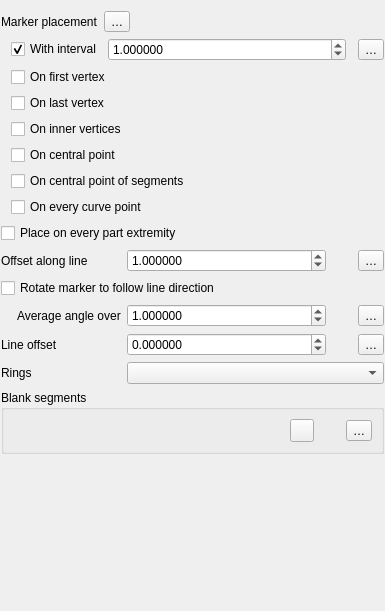
<?xml version="1.0" encoding="UTF-8"?>
<ui version="4.0">
 <class>WidgetMarkerLine</class>
 <widget class="QWidget" name="WidgetMarkerLine">
  <property name="geometry">
   <rect>
    <x>0</x>
    <y>0</y>
    <width>385</width>
    <height>611</height>
   </rect>
  </property>
  <property name="windowTitle">
   <string notr="true">Form</string>
  </property>
  <layout class="QGridLayout" name="gridLayout_2">
   <property name="leftMargin">
    <number>1</number>
   </property>
   <property name="rightMargin">
    <number>1</number>
   </property>
   <property name="bottomMargin">
    <number>1</number>
   </property>
   <item row="0" column="2">
    <spacer name="horizontalSpacer">
     <property name="orientation">
      <enum>Qt::Horizontal</enum>
     </property>
     <property name="sizeHint" stdset="0">
      <size>
       <width>40</width>
       <height>20</height>
      </size>
     </property>
    </spacer>
   </item>
   <item row="4" column="1" colspan="2">
    <spacer name="verticalSpacer">
     <property name="orientation">
      <enum>Qt::Vertical</enum>
     </property>
     <property name="sizeHint" stdset="0">
      <size>
       <width>20</width>
       <height>40</height>
      </size>
     </property>
    </spacer>
   </item>
   <item row="0" column="1">
    <widget class="QgsPropertyOverrideButton" name="mPlacementDDBtn">
     <property name="text">
      <string>…</string>
     </property>
    </widget>
   </item>
   <item row="2" column="0" colspan="3">
    <layout class="QGridLayout" name="gridLayout">
     <property name="topMargin">
      <number>0</number>
     </property>
     <item row="3" column="4">
      <widget class="QgsPropertyOverrideButton" name="mAverageAngleDDBtn">
       <property name="text">
        <string>…</string>
       </property>
      </widget>
     </item>
     <item row="4" column="4">
      <widget class="QgsPropertyOverrideButton" name="mLineOffsetDDBtn">
       <property name="text">
        <string>…</string>
       </property>
      </widget>
     </item>
     <item row="4" column="2">
      <widget class="QgsDoubleSpinBox" name="spinOffset">
       <property name="sizePolicy">
        <sizepolicy hsizetype="Minimum" vsizetype="Fixed">
         <horstretch>1</horstretch>
         <verstretch>0</verstretch>
        </sizepolicy>
       </property>
       <property name="decimals">
        <number>6</number>
       </property>
       <property name="minimum">
        <double>-999999999.000000000000000</double>
       </property>
       <property name="maximum">
        <double>999999999.000000000000000</double>
       </property>
       <property name="singleStep">
        <double>0.200000000000000</double>
       </property>
      </widget>
     </item>
     <item row="3" column="2">
      <widget class="QgsDoubleSpinBox" name="mSpinAverageAngleLength">
       <property name="sizePolicy">
        <sizepolicy hsizetype="Minimum" vsizetype="Fixed">
         <horstretch>1</horstretch>
         <verstretch>0</verstretch>
        </sizepolicy>
       </property>
       <property name="decimals">
        <number>6</number>
       </property>
       <property name="maximum">
        <double>10000000.000000000000000</double>
       </property>
       <property name="singleStep">
        <double>0.200000000000000</double>
       </property>
       <property name="value">
        <double>1.000000000000000</double>
       </property>
      </widget>
     </item>
     <item row="4" column="3">
      <widget class="QgsUnitSelectionWidget" name="mOffsetUnitWidget" native="true">
       <property name="minimumSize">
        <size>
         <width>0</width>
         <height>0</height>
        </size>
       </property>
       <property name="focusPolicy">
        <enum>Qt::TabFocus</enum>
       </property>
      </widget>
     </item>
     <item row="1" column="2">
      <widget class="QgsDoubleSpinBox" name="mSpinOffsetAlongLine">
       <property name="sizePolicy">
        <sizepolicy hsizetype="Minimum" vsizetype="Fixed">
         <horstretch>1</horstretch>
         <verstretch>0</verstretch>
        </sizepolicy>
       </property>
       <property name="decimals">
        <number>6</number>
       </property>
       <property name="minimum">
        <double>-10000000.000000000000000</double>
       </property>
       <property name="maximum">
        <double>10000000.000000000000000</double>
       </property>
       <property name="singleStep">
        <double>0.200000000000000</double>
       </property>
       <property name="value">
        <double>1.000000000000000</double>
       </property>
      </widget>
     </item>
     <item row="3" column="3">
      <widget class="QgsUnitSelectionWidget" name="mAverageAngleUnit" native="true">
       <property name="minimumSize">
        <size>
         <width>20</width>
         <height>0</height>
        </size>
       </property>
       <property name="focusPolicy">
        <enum>Qt::TabFocus</enum>
       </property>
      </widget>
     </item>
     <item row="1" column="4">
      <widget class="QgsPropertyOverrideButton" name="mOffsetAlongLineDDBtn">
       <property name="text">
        <string>…</string>
       </property>
      </widget>
     </item>
     <item row="1" column="3">
      <widget class="QgsUnitSelectionWidget" name="mOffsetAlongLineUnitWidget" native="true">
       <property name="minimumSize">
        <size>
         <width>20</width>
         <height>0</height>
        </size>
       </property>
       <property name="focusPolicy">
        <enum>Qt::TabFocus</enum>
       </property>
      </widget>
     </item>
     <item row="5" column="0" colspan="2">
      <widget class="QLabel" name="mRingsLabel">
       <property name="text">
        <string>Rings</string>
       </property>
      </widget>
     </item>
     <item row="2" column="0" colspan="5">
      <widget class="QCheckBox" name="chkRotateMarker">
       <property name="text">
        <string>Rotate marker to follow line direction</string>
       </property>
      </widget>
     </item>
     <item row="4" column="0" colspan="2">
      <widget class="QLabel" name="label_3">
       <property name="text">
        <string>Line offset</string>
       </property>
      </widget>
     </item>
     <item row="1" column="0" colspan="2">
      <widget class="QLabel" name="label">
       <property name="text">
        <string>Offset along line</string>
       </property>
      </widget>
     </item>
     <item row="3" column="1">
      <widget class="QLabel" name="label_4">
       <property name="text">
        <string>Average angle over</string>
       </property>
      </widget>
     </item>
     <item row="3" column="0">
      <spacer name="horizontalSpacer_3">
       <property name="orientation">
        <enum>Qt::Horizontal</enum>
       </property>
       <property name="sizeType">
        <enum>QSizePolicy::Fixed</enum>
       </property>
       <property name="sizeHint" stdset="0">
        <size>
         <width>10</width>
         <height>20</height>
        </size>
       </property>
      </spacer>
     </item>
     <item row="5" column="2" colspan="3">
      <widget class="QComboBox" name="mRingFilterComboBox"/>
     </item>
     <item row="0" column="0" colspan="5">
      <widget class="QCheckBox" name="mCheckPlaceOnEveryPart">
       <property name="toolTip">
        <string>If checked, the &quot;first vertex&quot; or &quot;last vertex&quot; placements will also render at the first and last vertex for every part of multipart geometries</string>
       </property>
       <property name="text">
        <string>Place on every part extremity</string>
       </property>
      </widget>
     </item>
    </layout>
   </item>
   <item row="0" column="0">
    <widget class="QLabel" name="label_2">
     <property name="text">
      <string>Marker placement</string>
     </property>
    </widget>
   </item>
   <item row="1" column="0" colspan="3">
    <layout class="QGridLayout" name="gridLayout_3">
     <property name="leftMargin">
      <number>0</number>
     </property>
     <property name="topMargin">
      <number>0</number>
     </property>
     <property name="bottomMargin">
      <number>0</number>
     </property>
     <item row="6" column="0">
      <spacer name="horizontalSpacer_2">
       <property name="orientation">
        <enum>Qt::Horizontal</enum>
       </property>
       <property name="sizeType">
        <enum>QSizePolicy::Fixed</enum>
       </property>
       <property name="sizeHint" stdset="0">
        <size>
         <width>10</width>
         <height>20</height>
        </size>
       </property>
      </spacer>
     </item>
     <item row="0" column="2">
      <widget class="QgsPropertyOverrideButton" name="mIntervalDDBtn">
       <property name="text">
        <string>…</string>
       </property>
      </widget>
     </item>
     <item row="0" column="1">
      <layout class="QHBoxLayout" name="horizontalLayout_4">
       <item>
        <widget class="QCheckBox" name="mCheckInterval">
         <property name="text">
          <string>With interval</string>
         </property>
         <property name="checked">
          <bool>true</bool>
         </property>
        </widget>
       </item>
       <item>
        <widget class="QgsDoubleSpinBox" name="spinInterval">
         <property name="sizePolicy">
          <sizepolicy hsizetype="Minimum" vsizetype="Fixed">
           <horstretch>1</horstretch>
           <verstretch>0</verstretch>
          </sizepolicy>
         </property>
         <property name="decimals">
          <number>6</number>
         </property>
         <property name="maximum">
          <double>10000000.000000000000000</double>
         </property>
         <property name="singleStep">
          <double>0.200000000000000</double>
         </property>
         <property name="value">
          <double>1.000000000000000</double>
         </property>
         <property name="showClearButton">
          <bool>false</bool>
         </property>
        </widget>
       </item>
       <item>
        <widget class="QgsUnitSelectionWidget" name="mIntervalUnitWidget" native="true">
         <property name="minimumSize">
          <size>
           <width>0</width>
           <height>0</height>
          </size>
         </property>
         <property name="focusPolicy">
          <enum>Qt::TabFocus</enum>
         </property>
        </widget>
       </item>
      </layout>
     </item>
     <item row="3" column="1">
      <widget class="QCheckBox" name="mCheckVertex">
       <property name="toolTip">
        <string>Shows symbols on inner vertices, i.e. all vertices except the first or last</string>
       </property>
       <property name="text">
        <string>On inner vertices</string>
       </property>
      </widget>
     </item>
     <item row="2" column="1">
      <widget class="QCheckBox" name="mCheckVertexLast">
       <property name="text">
        <string>On last vertex</string>
       </property>
      </widget>
     </item>
     <item row="1" column="1">
      <widget class="QCheckBox" name="mCheckVertexFirst">
       <property name="text">
        <string>On first vertex</string>
       </property>
      </widget>
     </item>
     <item row="4" column="1">
      <widget class="QCheckBox" name="mCheckCentralPoint">
       <property name="text">
        <string>On central point</string>
       </property>
      </widget>
     </item>
     <item row="5" column="1">
      <widget class="QCheckBox" name="mCheckSegmentCentralPoint">
       <property name="text">
        <string>On central point of segments</string>
       </property>
      </widget>
     </item>
     <item row="6" column="1">
      <widget class="QCheckBox" name="mCheckCurvePoint">
       <property name="text">
        <string>On every curve point</string>
       </property>
      </widget>
     </item>
    </layout>
   </item>
   <item row="3" column="0" colspan="3">
    <widget class="QGroupBox" name="groupBox">
     <property name="title">
      <string>Blank segments</string>
     </property>
     <layout class="QVBoxLayout" name="verticalLayout_7">
      <item>
       <layout class="QHBoxLayout" name="horizontalLayout_9">
        <item>
         <spacer name="horizontalSpacer_7">
          <property name="orientation">
           <enum>Qt::Horizontal</enum>
          </property>
          <property name="sizeHint" stdset="0">
           <size>
            <width>40</width>
            <height>20</height>
           </size>
          </property>
         </spacer>
        </item>
        <item>
         <widget class="QToolButton" name="mEditBlankSegmentsBtn">
          <property name="text">
           <string/>
          </property>
          <property name="icon">
           <iconset resource="../../../images/images.qrc">
            <normaloff>:/images/themes/default/mActionRemoveAllFromOverview.svg</normaloff>:/images/themes/default/mActionRemoveAllFromOverview.svg</iconset>
          </property>
          <property name="checkable">
           <bool>true</bool>
          </property>
         </widget>
        </item>
        <item>
         <widget class="QgsUnitSelectionWidget" name="mBlankSegmentsUnitWidget" native="true">
          <property name="minimumSize">
           <size>
            <width>20</width>
            <height>0</height>
           </size>
          </property>
          <property name="focusPolicy">
           <enum>Qt::TabFocus</enum>
          </property>
         </widget>
        </item>
        <item>
         <widget class="QgsPropertyOverrideButton" name="mBlankSegmentsDDButton">
          <property name="text">
           <string>…</string>
          </property>
         </widget>
        </item>
       </layout>
      </item>
     </layout>
    </widget>
   </item>
  </layout>
 </widget>
 <customwidgets>
  <customwidget>
   <class>QgsDoubleSpinBox</class>
   <extends>QDoubleSpinBox</extends>
   <header>qgsdoublespinbox.h</header>
  </customwidget>
  <customwidget>
   <class>QgsPropertyOverrideButton</class>
   <extends>QToolButton</extends>
   <header>qgspropertyoverridebutton.h</header>
  </customwidget>
  <customwidget>
   <class>QgsUnitSelectionWidget</class>
   <extends>QWidget</extends>
   <header>qgsunitselectionwidget.h</header>
   <container>1</container>
  </customwidget>
 </customwidgets>
 <tabstops>
  <tabstop>mPlacementDDBtn</tabstop>
  <tabstop>mCheckInterval</tabstop>
  <tabstop>spinInterval</tabstop>
  <tabstop>mIntervalUnitWidget</tabstop>
  <tabstop>mIntervalDDBtn</tabstop>
  <tabstop>mCheckVertex</tabstop>
  <tabstop>mCheckVertexLast</tabstop>
  <tabstop>mCheckVertexFirst</tabstop>
  <tabstop>mCheckCentralPoint</tabstop>
  <tabstop>mCheckSegmentCentralPoint</tabstop>
  <tabstop>mCheckCurvePoint</tabstop>
  <tabstop>mCheckPlaceOnEveryPart</tabstop>
  <tabstop>mSpinOffsetAlongLine</tabstop>
  <tabstop>mOffsetAlongLineUnitWidget</tabstop>
  <tabstop>mOffsetAlongLineDDBtn</tabstop>
  <tabstop>chkRotateMarker</tabstop>
  <tabstop>mSpinAverageAngleLength</tabstop>
  <tabstop>mAverageAngleUnit</tabstop>
  <tabstop>mAverageAngleDDBtn</tabstop>
  <tabstop>spinOffset</tabstop>
  <tabstop>mOffsetUnitWidget</tabstop>
  <tabstop>mLineOffsetDDBtn</tabstop>
  <tabstop>mRingFilterComboBox</tabstop>
 </tabstops>
 <resources>
  <include location="../../../images/images.qrc"/>
 </resources>
 <connections/>
</ui>
